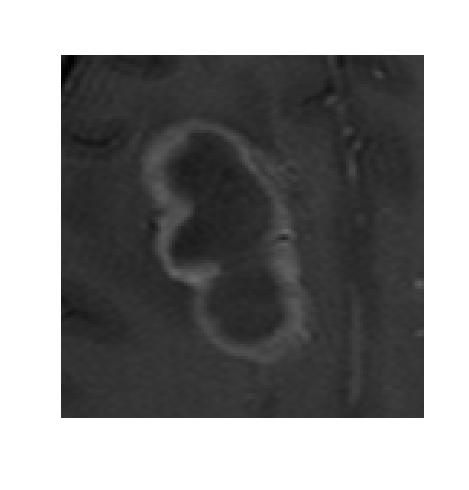
#> input picture Datos/Imagen.jpg, 469 x 490 px, found by its file name
$ python radiomica.py
#> lines starting #> are read from the running program, lines starting #| are printed output that depends on the picture; after the words box and inside, x2 and y2 are one past the last pixel; in counts of white or black regions, pixels touching at a corner belong together; long printed decimals are rounded
from PIL import Image
import matplotlib.pyplot as plt
from matplotlib.backends.backend_pdf import PdfPages
import numpy as np

# 0. CONFIGURACION DE SALIDA

ruta_pdf_radiomica = r"C:\Users\lesse\Downloads\BONGO\radiomica_glcm.pdf"

pdf_radiomica = PdfPages(ruta_pdf_radiomica)

EPS = 1e-10


def guardar_figura(fig):
    pdf_radiomica.savefig(fig, bbox_inches="tight")
    plt.close(fig)

# 1. CARGAR LA IMAGEN Y EXTRAER LA ROI

imagen = Image.open(
    r"C:\Users\lesse\Downloads\BONGO\Imagen.jpg"
)
#> imagen is the input picture: PIL image 469x490 RGB; min 0, max 255, mean 137.5

imagen_array = np.array(imagen)

x1, y1 = 138, 117
x2, y2 = 314, 367

roi = imagen_array[y1:y2, x1:x2]
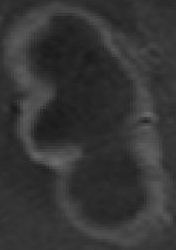
#> roi: shape (250, 176, 3); min 25, max 108, mean 53.3

roi_gris = np.mean(roi, axis=2).astype(np.uint8)

print("Tamaño de la ROI en escala de grises:", roi_gris.shape)
#| Tamaño de la ROI en escala de grises: (250, 176)


# 2. SEGMENTACION K-MEANS (K=2)
# Como ya se demostró en la parte 2, el resultado final es idéntico sin importar la condición inicial, así que aquí se
# corre una sola vez con una condición inicial representativa.

def kmeans_manual(v, centroides_iniciales, max_iter=100, tol=1e-6):

    centroides = centroides_iniciales.astype(float).copy()
    K = centroides.shape[0]

    for iteracion in range(max_iter):

        distancias = (v - centroides.reshape(1, K)) ** 2
        etiquetas = np.argmin(distancias, axis=1)

        nuevos_centroides = centroides.copy()

        for j in range(K):
            pixeles_clase = v[etiquetas == j]
            if pixeles_clase.shape[0] > 0:
                nuevos_centroides[j] = pixeles_clase.mean()

        cambio = np.max(np.abs(nuevos_centroides - centroides))
        centroides = nuevos_centroides

        if cambio < tol:
            break

    return etiquetas, centroides.ravel()


v = roi_gris.reshape(-1, 1).astype(float)

etiquetas, centroides = kmeans_manual(
    v,
    np.array([20.0, 80.0])
)
#> in kmeans_manual, `centroides = centroides_iniciales.astype(float).copy()`: centroides = [20, 80]
#> the loop in kmeans_manual, `for iteracion in range(max_iter): ` made 7 passes
#> (cambio, centroides) on passes 1 to 6: (21.94, [41.94, 63.96]), (2, [43.17, 65.96]), (2.23, [44.28, 68.18]), (1.83, [45.06, 70.01]), (0.739, [45.37, 70.75]), (0.604, [45.62, 71.36])
#> (cambio, centroides) on pass 7: (0, [45.62, 71.36])
#> centroides = [45.62, 71.36]

# Ordenar clases de más oscura a más clara (clase 0 = lóbulos, clase 1 = fondo)

orden = np.argsort(centroides)
#> orden = [0, 1]
mapa_orden = {c_orig: c_nuevo for c_nuevo, c_orig in enumerate(orden)}
#> mapa_orden = {0: 0, 1: 1}
etiquetas = np.array([mapa_orden[e] for e in etiquetas])
centroides = centroides[orden]

mascara_clases = etiquetas.reshape(roi_gris.shape)
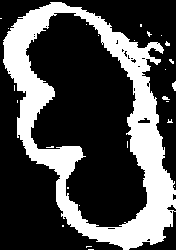
#> mascara_clases: shape (250, 176) int64; values 0 (black) and 1 (white), 29.7% white; 26 white regions (23 under 20 px), largest, box (x1, y1, x2, y2) and area: (3, 2, 176, 250) 12888, (172, 81, 176, 91) 29, (162, 96, 170, 100) 22

print("Centroides finales:", centroides)
#| Centroides finales: [45.623 71.356 ]

# 3. CARACTERISTICAS DE PRIMER ORDEN

def primer_orden(pixeles):

    pixeles = pixeles.astype(float)

    N_p = pixeles.shape[0]

    X_bar = pixeles.mean()

    # Entropía, a partir del histograma normalizado

    N_Bi, _ = np.histogram(pixeles, bins=256, range=(0, 256))

    p_i = N_Bi / N_Bi.sum()

    entropia = -np.sum(p_i * np.log2(p_i + EPS))

    # Skewness

    m2 = np.sum((pixeles - X_bar) ** 2) / N_p
    m3 = np.sum((pixeles - X_bar) ** 3) / N_p

    skewness = m3 / (np.sqrt(m2) ** 3)

    # Curtosis

    m4 = np.sum((pixeles - X_bar) ** 4) / N_p

    curtosis = m4 / (m2 ** 2)

    return {
        "N_p": N_p,
        "media": X_bar,
        "entropia": entropia,
        "skewness": skewness,
        "curtosis": curtosis
    }

# 4. MATRIZ GLCM (angulo = 0, d = 1)

# Para cada clase, se construye la GLCM usando solo los pares de pixeles vecinos horizontales (columna, columna+1) donde
# AMBOS pixeles pertenecen a la máscara de esa clase. La matriz se simetriza (se suma su transpuesta) para que sea
# invariante a la dirección del recorrido y luego se normaliza para obtener p(i,j).
# Además, se cuantizan los niveles de gris a NIVELES_GLCM bins para obtener una matriz pequeña y fácil de leer

NIVELES_GLCM = 16


def cuantizar_imagen(roi_gris, nivel_min, nivel_max, n_niveles):
    """Convierte cada pixel de roi_gris (0-255) a un bin entero
    entre 0 y n_niveles-1, según su posición dentro del rango
    [nivel_min, nivel_max]."""

    bordes = np.linspace(nivel_min, nivel_max + 1, n_niveles + 1)

    imagen_cuantizada = np.digitize(roi_gris, bordes) - 1

    imagen_cuantizada = np.clip(imagen_cuantizada, 0, n_niveles - 1)

    centros_bin = (bordes[:-1] + bordes[1:]) / 2

    return imagen_cuantizada, centros_bin


def calcular_glcm(roi_gris, mascara, clase, nivel_min, nivel_max):

    Ng = nivel_max - nivel_min + 1

    glcm = np.zeros((Ng, Ng), dtype=float)

    filas, columnas = roi_gris.shape

    for i in range(filas):
        for j in range(columnas - 1):

            if mascara[i, j] == clase and mascara[i, j + 1] == clase:

                nivel_centro = roi_gris[i, j] - nivel_min
                nivel_vecino = roi_gris[i, j + 1] - nivel_min

                glcm[nivel_centro, nivel_vecino] += 1

    glcm = glcm + glcm.T

    suma_total = glcm.sum()

    if suma_total > 0:
        glcm_normalizada = glcm / suma_total
    else:
        glcm_normalizada = glcm

    return glcm_normalizada


def calcular_glcm_cuantizada(imagen_cuantizada, mascara, clase, n_niveles):
    """Misma lógica que calcular_glcm, pero sobre la imagen ya
    cuantizada a n_niveles bins (matriz pequeña, fácil de leer)."""

    glcm = np.zeros((n_niveles, n_niveles), dtype=float)

    filas, columnas = imagen_cuantizada.shape

    for i in range(filas):
        for j in range(columnas - 1):

            if mascara[i, j] == clase and mascara[i, j + 1] == clase:

                bin_centro = imagen_cuantizada[i, j]
                bin_vecino = imagen_cuantizada[i, j + 1]

                glcm[bin_centro, bin_vecino] += 1

    glcm = glcm + glcm.T

    suma_total = glcm.sum()

    if suma_total > 0:
        glcm_normalizada = glcm / suma_total
    else:
        glcm_normalizada = glcm

    return glcm_normalizada


def metricas_glcm(glcm_normalizada, nivel_min):

    Ng = glcm_normalizada.shape[0]

    niveles = np.arange(nivel_min, nivel_min + Ng)

    i_idx, j_idx = np.meshgrid(niveles, niveles, indexing="ij")

    # Autocorrelación:

    autocorrelacion = np.sum(
        glcm_normalizada * i_idx * j_idx
    )

    # Contraste:

    contraste = np.sum(
        glcm_normalizada * (i_idx - j_idx) ** 2
    )

    # Energía conjunta:

    energia_conjunta = np.sum(
        glcm_normalizada ** 2
    )

    # Entropía conjunta:

    entropia_conjunta = -np.sum(
        glcm_normalizada * np.log2(glcm_normalizada + EPS)
    )

    return {
        "autocorrelacion": autocorrelacion,
        "contraste": contraste,
        "energia_conjunta": energia_conjunta,
        "entropia_conjunta": entropia_conjunta
    }


# 5. CALCULAR TODO PARA LAS DOS CLASES (SEGMENTACIONES)


nivel_min = int(roi_gris.min())
#> nivel_min = 25
nivel_max = int(roi_gris.max())
#> nivel_max = 108

imagen_cuantizada, centros_bin = cuantizar_imagen(
    roi_gris, nivel_min, nivel_max, NIVELES_GLCM
)
#> in cuantizar_imagen, `imagen_cuantizada = np.digitize(roi_gris, bordes) - 1`:
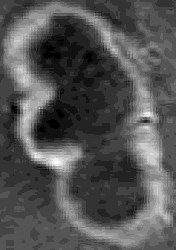
#> imagen_cuantizada: shape (250, 176) int64; min 0, max 15, mean 4.91; drawn with min black and max white
#> centros_bin = [27.62, 32.88, 38.12, 43.38, 48.62, 53.88, 59.12, 64.38, 69.62, 74.88, 80.12, 85.38, 90.62, 95.88, 101.1, 106.4]

resultados_radiomicos = {}

for clase in [0, 1]:

    pixeles_clase = roi_gris[mascara_clases == clase]

    stats_1er_orden = primer_orden(pixeles_clase)

    glcm_norm = calcular_glcm(
        roi_gris, mascara_clases, clase, nivel_min, nivel_max
    )

    stats_glcm = metricas_glcm(glcm_norm, nivel_min)

    glcm_cuantizada = calcular_glcm_cuantizada(
        imagen_cuantizada, mascara_clases, clase, NIVELES_GLCM
    )

    resultados_radiomicos[clase] = {
        "pixeles": pixeles_clase,
        "primer_orden": stats_1er_orden,
        "glcm": glcm_norm,
        "glcm_metricas": stats_glcm,
        "glcm_cuantizada": glcm_cuantizada
    }
#> this loop made 2 passes
#> (X_bar in primer_orden, entropia in primer_orden, m2 in primer_orden, m3 in primer_orden, skewness in primer_orden, m4 in primer_orden, curtosis in primer_orden) on passes 1 to 2: (45.62, 4.75, 49.64, -67.47, -0.193, 5469, 2.22), (71.36, 4.97, 74.17, 424.5, 0.665, 17304.5, 3.15)
#> pass 1, `glcm_norm = calcular_glcm( roi_gris, mascara_clases, clase, nivel_min,..`:
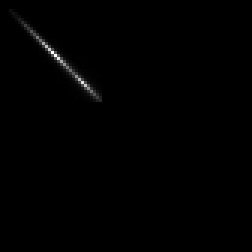
#> glcm_norm: shape (84, 84) float64 (shown 3 times larger); min 0, max 0.0313, mean 0.000142; drawn with min black and max white
#> after the loop, resultados_radiomicos = 2 items

# 6. RESULTADOS

print("\n")
print("=" * 80)
print("CARACTERISTICAS RADIOMICAS POR CLASE (SEGMENTACION K-MEANS, K=2)")
print("=" * 80)

for clase in [0, 1]:

    r = resultados_radiomicos[clase]
    po = r["primer_orden"]
    gm = r["glcm_metricas"]

    nombre_clase = "Clase 0 (lóbulos oscuros)" if clase == 0 else "Clase 1 (fondo claro)"

    print(f"\n--- {nombre_clase} ---")
    print(f"N pixeles:            {po['N_p']}")
    print(f"Media:                {po['media']:.4f}")
    print(f"Entropía (1er orden): {po['entropia']:.6f} bits")
    print(f"Skewness:             {po['skewness']:.6f}")
    print(f"Curtosis:             {po['curtosis']:.6f}")
    print(f"Autocorrelación GLCM: {gm['autocorrelacion']:.4f}")
    print(f"Contraste GLCM:       {gm['contraste']:.4f}")
    print(f"Energía conjunta:     {gm['energia_conjunta']:.6f}")
    print(f"Entropía conjunta:    {gm['entropia_conjunta']:.6f} bits")
#> this loop made 2 passes
#> (printed output is left out)

print("\n" + "=" * 80)


fig, ax = plt.subplots(figsize=(11, 4), constrained_layout=True)
ax.axis("off")

encabezados = [
    "Característica",
    "Clase 0 (lóbulos)",
    "Clase 1 (fondo)"
]

filas = [
    ["N pixeles",
     f"{resultados_radiomicos[0]['primer_orden']['N_p']}",
     f"{resultados_radiomicos[1]['primer_orden']['N_p']}"],
    ["Media",
     f"{resultados_radiomicos[0]['primer_orden']['media']:.2f}",
     f"{resultados_radiomicos[1]['primer_orden']['media']:.2f}"],
    ["Entropía (1er orden)",
     f"{resultados_radiomicos[0]['primer_orden']['entropia']:.4f}",
     f"{resultados_radiomicos[1]['primer_orden']['entropia']:.4f}"],
    ["Skewness",
     f"{resultados_radiomicos[0]['primer_orden']['skewness']:.4f}",
     f"{resultados_radiomicos[1]['primer_orden']['skewness']:.4f}"],
    ["Curtosis",
     f"{resultados_radiomicos[0]['primer_orden']['curtosis']:.4f}",
     f"{resultados_radiomicos[1]['primer_orden']['curtosis']:.4f}"],
    ["Autocorrelación (GLCM)",
     f"{resultados_radiomicos[0]['glcm_metricas']['autocorrelacion']:.2f}",
     f"{resultados_radiomicos[1]['glcm_metricas']['autocorrelacion']:.2f}"],
    ["Contraste (GLCM)",
     f"{resultados_radiomicos[0]['glcm_metricas']['contraste']:.4f}",
     f"{resultados_radiomicos[1]['glcm_metricas']['contraste']:.4f}"],
    ["Energía conjunta (GLCM)",
     f"{resultados_radiomicos[0]['glcm_metricas']['energia_conjunta']:.6f}",
     f"{resultados_radiomicos[1]['glcm_metricas']['energia_conjunta']:.6f}"],
    ["Entropía conjunta (GLCM)",
     f"{resultados_radiomicos[0]['glcm_metricas']['entropia_conjunta']:.4f}",
     f"{resultados_radiomicos[1]['glcm_metricas']['entropia_conjunta']:.4f}"],
]

tabla = ax.table(
    cellText=filas,
    colLabels=encabezados,
    loc="center",
    cellLoc="center"
)

tabla.auto_set_font_size(False)
tabla.set_fontsize(9)
tabla.scale(1, 1.6)

ax.set_title(
    "Características radiómicas por clase (primer orden + GLCM)",
    pad=20
)

guardar_figura(fig)


# 7. VISUALIZACION: MASCARA + GLCM POR CLASE

for clase in [0, 1]:

    r = resultados_radiomicos[clase]

    nombre_clase = "Clase 0 (lóbulos oscuros)" if clase == 0 else "Clase 1 (fondo claro)"

    fig, axes = plt.subplots(
        1, 3,
        figsize=(19, 5.5),
        constrained_layout=True
    )

    mascara_visual = np.where(
        mascara_clases == clase,
        roi_gris,
        0
    )

    axes[0].imshow(mascara_visual, cmap="gray")
    axes[0].set_title(f"Región: {nombre_clase}", fontsize=11)
    axes[0].set_xlabel("X (píxeles)", fontsize=9)
    axes[0].set_ylabel("Y (píxeles)", fontsize=9)

    im = axes[1].imshow(
        r["glcm"],
        cmap="viridis",
        origin="lower",
        extent=[nivel_min, nivel_max, nivel_min, nivel_max]
    )

    axes[1].set_title(
        f"GLCM normalizada (θ=0°, d=1)\nResolución completa ({nivel_max - nivel_min + 1} niveles)",
        fontsize=11
    )
    axes[1].set_xlabel("Nivel de gris j", fontsize=9)
    axes[1].set_ylabel("Nivel de gris i", fontsize=9)

    fig.colorbar(im, ax=axes[1], shrink=0.8, label="p(i,j)")

    glcm_q = r["glcm_cuantizada"]

    im2 = axes[2].imshow(
        glcm_q,
        cmap="viridis",
        origin="lower"
    )

    axes[2].set_title(
        f"GLCM cuantizada ({NIVELES_GLCM} niveles)\ncon valores anotados",
        fontsize=11
    )
    axes[2].set_xlabel("Nivel de gris j (cuantizado)", fontsize=9)
    axes[2].set_ylabel("Nivel de gris i (cuantizado)", fontsize=9)

    etiquetas_bin = [f"{c:.0f}" for c in centros_bin]

    axes[2].set_xticks(range(NIVELES_GLCM))
    axes[2].set_xticklabels(etiquetas_bin, fontsize=7, rotation=90)
    axes[2].set_yticks(range(NIVELES_GLCM))
    axes[2].set_yticklabels(etiquetas_bin, fontsize=7)

    valor_max = glcm_q.max()

    for fila in range(NIVELES_GLCM):
        for columna in range(NIVELES_GLCM):

            valor = glcm_q[fila, columna]

            if valor > 0.001:

                color_texto = "white" if valor > valor_max * 0.5 else "black"

                axes[2].text(
                    columna, fila,
                    f"{valor:.3f}",
                    ha="center", va="center",
                    fontsize=6.5,
                    color=color_texto
                )

    fig.colorbar(im2, ax=axes[2], shrink=0.8, label="p(i,j)")

    fig.suptitle(nombre_clase, fontsize=13)

    guardar_figura(fig)
#> this loop made 2 passes
#> valor_max on passes 1 to 2: 0.233, 0.184
#> pass 1, `mascara_visual = np.where( mascara_clases == clase, roi_gris, 0 )`:
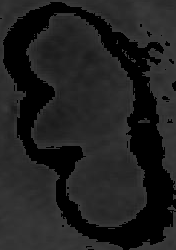
#> mascara_visual: shape (250, 176); min 0, max 58, mean 32.1
#> pass 1, in guardar_figura (call 2), `pdf_radiomica.savefig(fig, bbox_inches="tight")`:
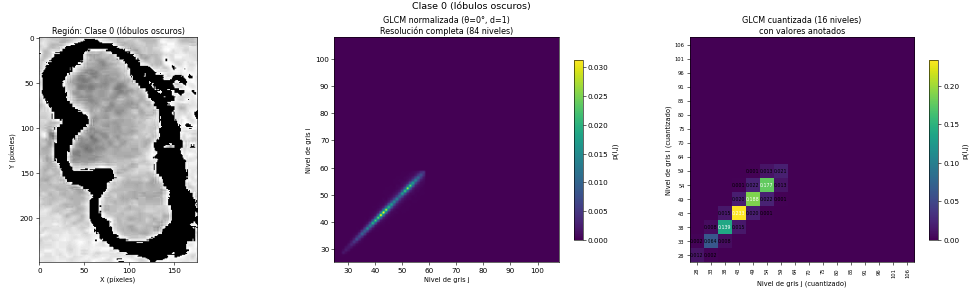
#> figure drawn by matplotlib, 5 panels
#> pass 2, in guardar_figura (call 3), `pdf_radiomica.savefig(fig, bbox_inches="tight")`:
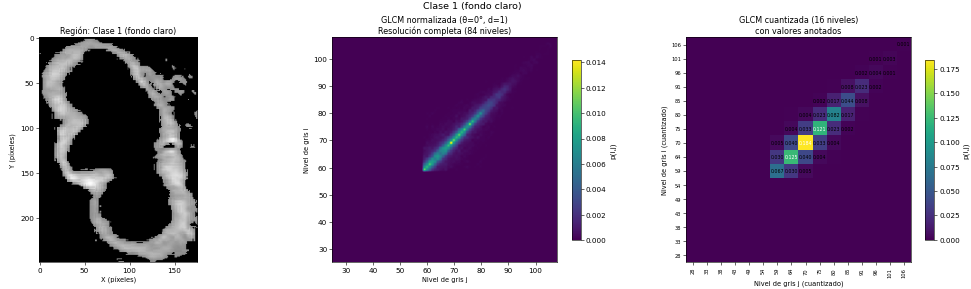
#> figure drawn by matplotlib, 5 panels


pdf_radiomica.close()

print(f"\nPDF de características radiómicas generado en: {ruta_pdf_radiomica}")
